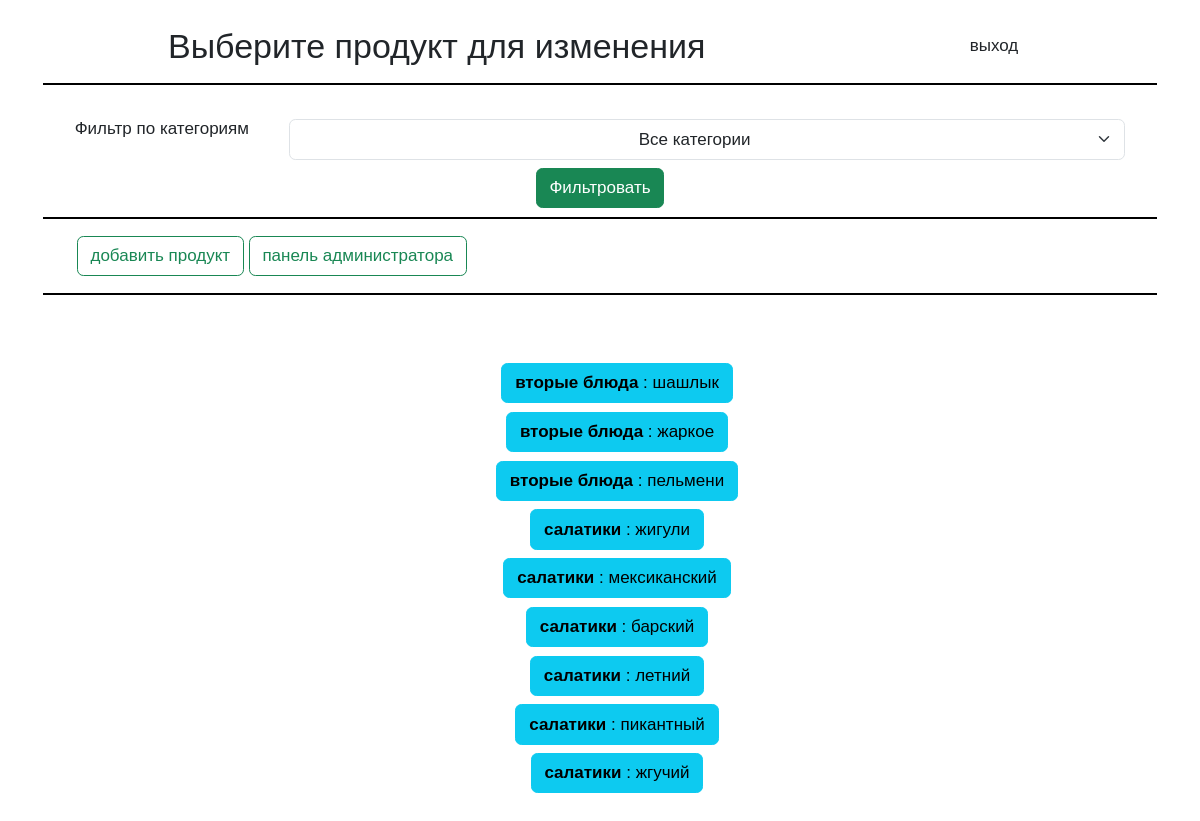
Screenshot of /panel/products/ (signed in) with the database file from the repository.
### product/models.py (models this page shows, shortened)
class Product(models.Model):
    title = models.CharField(max_length=200)
    price = models.DecimalField(max_digits=7, decimal_places=2)
    photo_url = models.URLField(
        default="https://avatars.mds.yandex.net/i?id=7d5945d1f087f0300f467e9b4eac093999aa67d0-9853689-images-thumbs&n=13")
    description = models.CharField(max_length=255)
    category = models.ForeignKey(Category, on_delete=models.CASCADE, verbose_name='category')

### admin_p/views.py (the view)
# urls.py: path('products/', PanelProductView.as_view(), name='panel_product'),
@method_decorator(login_required, name='dispatch')
class PanelProductView(ListView):
    model = Product
    template_name = 'admin_p/AdminProducts.html'
    context_object_name = 'products'
    paginate_by = 10
    def get_queryset(self):
        queryset = Product.objects.all().select_related('category').values('id', 'title', 'category__title').order_by(
            'category__title')
        category_title = self.request.GET.get('category_title')
        if category_title:
            queryset = queryset.filter(category__title=category_title)
        self.categories = list(set(item['category__title'] for item in queryset))
        return queryset
    def get_context_data(self, **kwargs):
        context = super().get_context_data(**kwargs)
        context['categories'] = self.categories
        return context

### admin_p/templates/admin_p/AdminProducts.html (shortened to what this page needs)
{% extends 'admin_p/base.html' %}
{% block body %}
<div class="container">
    <header class="pt-4">
        <div class="d-flex justify-content-around">
            <h2 class="text-center mb-3 ">Выберите продукт для изменения</h2>
            <a href="{% url 'logout' %}" class="btn float-end">выход</a>
        </div>
        <div class="line w-100 mb-3"></div>
    </header>
    <main>
        <div class="main__filter">
            <form method="get" class="d-flex text-align-center justify-content-between flex-wrap pt-3">
                <label for="category_title" class="me-2 mb-2 mx-auto">Фильтр по категориям</label>
                <select name="category_title" id="category_title"
                        class="form-select d-block text-center mb-2 mx-auto w-75">
                    <option value="">Все категории</option>
                </select>
                <button type="submit" class="btn btn-success d-block mb-2 mx-auto">Фильтровать</button>
            </form>
        </div>
        <div class="line w-100 mb-3"></div>
        <ul class="add_product_btn">
            <a href="{% url 'panel_product_create' %}" class=" btn btn-outline-success">добавить продукт</a>
            <a href="{% url 'panel' %}" class=" btn btn-outline-success">панель администратора</a>
        </ul>
        <div class="line w-100 mb-3"></div>
        <ul class="category_list text-center pt-5">
            {% for product in products %}
            <li class="mb-2">
                <a href="{% url 'product_panel_detail' product.id %}" class="btn btn-info"><b>{{product.category__title}}</b>
                    : {{product.title}}
                </a>
            </li>
            {% endfor %}
        </ul>
    </main>
</div>
{% endblock %}

### category/static/category/css/normilize.css (style rules this page uses)
* { margin: 0; padding: 0; box-sizing: border-box; font: 17px 'MintSpirit-Regular', sans-serif; }
ul { list-style: none; }
a { text-decoration: none; }
body { font-family: 'Montserrat', sans-serif; }
html { line-height: 1.15; -webkit-text-size-adjust: 100%; }
main { display: block; }
a { background-color: transparent; }
b, strong { font-weight: bolder; }
button, input, optgroup, select, textarea { font-family: inherit; font-size: 100%; line-height: 1.15; margin: 0; }
button, input { overflow: visible; }
button, select { text-transform: none; }
button, [type="button"], [type="reset"], [type="submit"] { -webkit-appearance: button; }

### admin_p/static/admin_p/css/panel.css (style rules this page uses)
.line { background: #000; height: 2px; }
.category_list { position: relative; }

### rows the page displays
Product: category__title "вторые блюда", title "шашлык"
Product: category__title "вторые блюда", title "жаркое"
Product: category__title "вторые блюда", title "пельмени"
Product: category__title "салатики", title "жигули"
Product: category__title "салатики", title "мексиканский"
Product: category__title "салатики", title "барский"
Product: category__title "салатики", title "летний"
Product: category__title "салатики", title "пикантный"
Product: category__title "салатики", title "жгучий"
